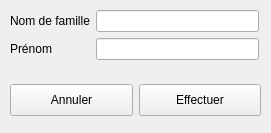
<?xml version="1.0" encoding="UTF-8"?>
<ui version="4.0">
 <class>ModifyPatientNameDialog</class>
 <widget class="QWidget" name="ModifyPatientNameDialog">
  <property name="geometry">
   <rect>
    <x>0</x>
    <y>0</y>
    <width>271</width>
    <height>133</height>
   </rect>
  </property>
  <property name="windowTitle">
   <string>Form</string>
  </property>
  <property name="styleSheet">
   <string notr="true"/>
  </property>
  <widget class="QWidget" name="layoutWidget">
   <property name="geometry">
    <rect>
     <x>10</x>
     <y>10</y>
     <width>249</width>
     <height>58</height>
    </rect>
   </property>
   <layout class="QFormLayout" name="FormLayout">
    <item row="0" column="1">
     <widget class="QLineEdit" name="lastNameLineEdit"/>
    </item>
    <item row="1" column="0">
     <widget class="QLabel" name="firstNameLabel">
      <property name="text">
       <string>Prénom</string>
      </property>
     </widget>
    </item>
    <item row="1" column="1">
     <widget class="QLineEdit" name="firstNameLineEdit"/>
    </item>
    <item row="0" column="0">
     <widget class="QLabel" name="lastNameLabel">
      <property name="text">
       <string>Nom de famille</string>
      </property>
     </widget>
    </item>
   </layout>
  </widget>
  <widget class="QWidget" name="horizontalLayoutWidget">
   <property name="geometry">
    <rect>
     <x>10</x>
     <y>80</y>
     <width>251</width>
     <height>41</height>
    </rect>
   </property>
   <layout class="QHBoxLayout" name="horizontalLayout">
    <item>
     <widget class="QPushButton" name="cancelPushButton">
      <property name="minimumSize">
       <size>
        <width>0</width>
        <height>32</height>
       </size>
      </property>
      <property name="text">
       <string>Annuler</string>
      </property>
     </widget>
    </item>
    <item>
     <widget class="QPushButton" name="updatePushButton">
      <property name="minimumSize">
       <size>
        <width>0</width>
        <height>32</height>
       </size>
      </property>
      <property name="text">
       <string>Effectuer</string>
      </property>
     </widget>
    </item>
   </layout>
  </widget>
 </widget>
 <resources/>
 <connections/>
</ui>
